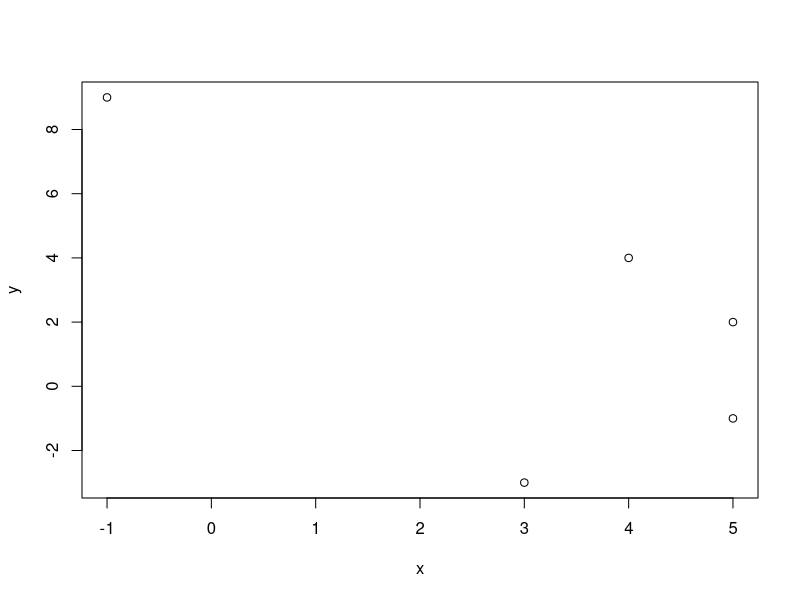
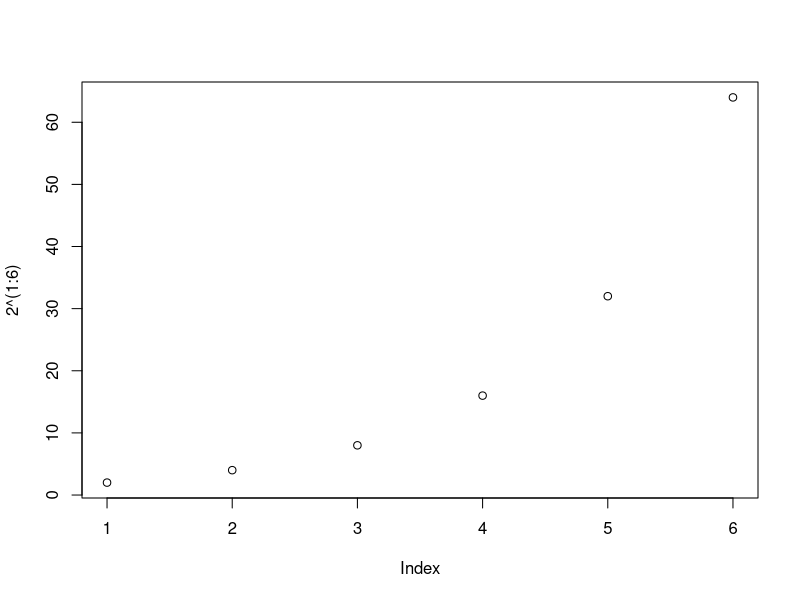
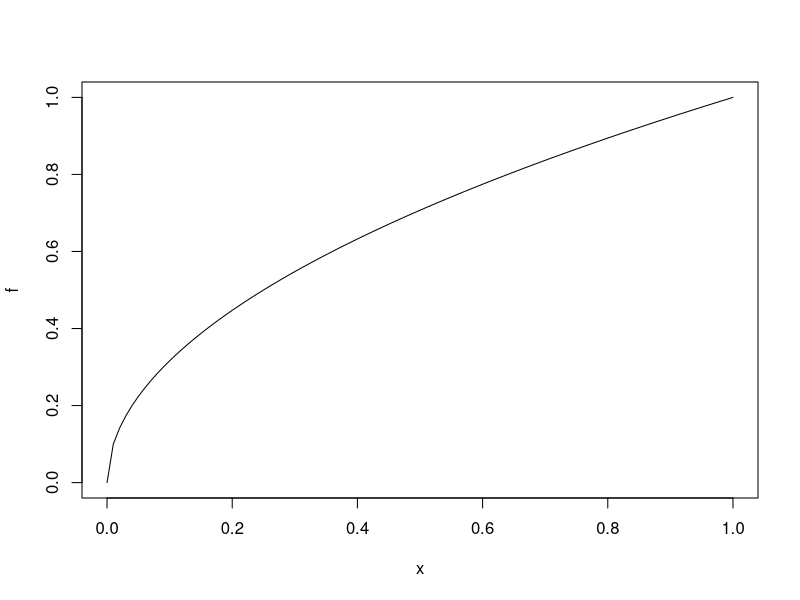

R code for these plots, in order:
## ---- chunk 1
x=c(3,4,5,-1,5)
y=c(-3,4,2,9,-1)
plot(x,y)
## ---- chunk 2
plot(2^(1:6))
## ---- chunk 3
f<-function(x){sqrt(x)}
plot(f)
